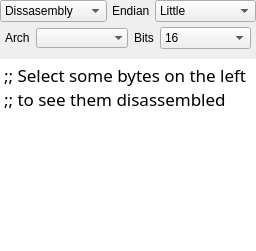
          <widget class="QWidget" name="tabDIsasm_2">
           <attribute name="title">
            <string>Parsing</string>
           </attribute>
           <layout class="QVBoxLayout" name="verticalLayout_23">
            <property name="leftMargin">
             <number>0</number>
            </property>
            <property name="topMargin">
             <number>0</number>
            </property>
            <property name="rightMargin">
             <number>0</number>
            </property>
            <property name="bottomMargin">
             <number>0</number>
            </property>
            <item>
             <layout class="QVBoxLayout" name="verticalLayout_16">
              <property name="spacing">
               <number>5</number>
              </property>
              <property name="rightMargin">
               <number>0</number>
              </property>
              <item>
               <layout class="QHBoxLayout" name="horizontalLayout_17">
                <property name="topMargin">
                 <number>0</number>
                </property>
                <item>
                 <widget class="QComboBox" name="codeCombo_2">
                  <property name="sizePolicy">
                   <sizepolicy hsizetype="Preferred" vsizetype="Fixed">
                    <horstretch>0</horstretch>
                    <verstretch>0</verstretch>
                   </sizepolicy>
                  </property>
                  <item>
                   <property name="text">
                    <string>Dissasembly</string>
                   </property>
                  </item>
                  <item>
                   <property name="text">
                    <string>String</string>
                   </property>
                  </item>
                  <item>
                   <property name="text">
                    <string>Assembler</string>
                   </property>
                  </item>
                  <item>
                   <property name="text">
                    <string>C byte array</string>
                   </property>
                  </item>
                  <item>
                   <property name="text">
                    <string>C dword array</string>
                   </property>
                  </item>
                  <item>
                   <property name="text">
                    <string>C qword array</string>
                   </property>
                  </item>
                  <item>
                   <property name="text">
                    <string>Python</string>
                   </property>
                  </item>
                  <item>
                   <property name="text">
                    <string>JSON</string>
                   </property>
                  </item>
                  <item>
                   <property name="text">
                    <string>Javascript</string>
                   </property>
                  </item>
                 </widget>
                </item>
                <item>
                 <widget class="QLabel" name="label_6">
                  <property name="sizePolicy">
                   <sizepolicy hsizetype="Fixed" vsizetype="Preferred">
                    <horstretch>0</horstretch>
                    <verstretch>0</verstretch>
                   </sizepolicy>
                  </property>
                  <property name="text">
                   <string>Endian</string>
                  </property>
                 </widget>
                </item>
                <item>
                 <widget class="QComboBox" name="comboBox_2">
                  <property name="sizeAdjustPolicy">
                   <enum>QComboBox::AdjustToMinimumContentsLength</enum>
                  </property>
                  <item>
                   <property name="text">
                    <string>Little</string>
                   </property>
                  </item>
                  <item>
                   <property name="text">
                    <string>Big</string>
                   </property>
                  </item>
                 </widget>
                </item>
               </layout>
              </item>
              <item>
               <widget class="QFrame" name="hexSideFrame_2">
                <property name="sizePolicy">
                 <sizepolicy hsizetype="Expanding" vsizetype="Fixed">
                  <horstretch>0</horstretch>
                  <verstretch>0</verstretch>
                 </sizepolicy>
                </property>
                <property name="minimumSize">
                 <size>
                  <width>0</width>
                  <height>0</height>
                 </size>
                </property>
                <property name="frameShape">
                 <enum>QFrame::NoFrame</enum>
                </property>
                <property name="frameShadow">
                 <enum>QFrame::Plain</enum>
                </property>
                <property name="lineWidth">
                 <number>0</number>
                </property>
                <layout class="QHBoxLayout" name="horizontalLayout_21">
                 <property name="sizeConstraint">
                  <enum>QLayout::SetMinimumSize</enum>
                 </property>
                 <property name="leftMargin">
                  <number>5</number>
                 </property>
                 <property name="topMargin">
                  <number>0</number>
                 </property>
                 <property name="rightMargin">
                  <number>5</number>
                 </property>
                 <property name="bottomMargin">
                  <number>5</number>
                 </property>
                 <item>
                  <widget class="QLabel" name="hexArchLabel_2">
                   <property name="sizePolicy">
                    <sizepolicy hsizetype="Fixed" vsizetype="Preferred">
                     <horstretch>0</horstretch>
                     <verstretch>0</verstretch>
                    </sizepolicy>
                   </property>
                   <property name="text">
                    <string>Arch</string>
                   </property>
                  </widget>
                 </item>
                 <item>
                  <widget class="QComboBox" name="hexArchComboBox_2">
                   <property name="sizePolicy">
                    <sizepolicy hsizetype="Preferred" vsizetype="Fixed">
                     <horstretch>0</horstretch>
                     <verstretch>0</verstretch>
                    </sizepolicy>
                   </property>
                   <property name="sizeAdjustPolicy">
                    <enum>QComboBox::AdjustToMinimumContentsLength</enum>
                   </property>
                   <property name="frame">
                    <bool>false</bool>
                   </property>
                  </widget>
                 </item>
                 <item>
                  <widget class="QLabel" name="hexBitsLabel_2">
                   <property name="sizePolicy">
                    <sizepolicy hsizetype="Fixed" vsizetype="Preferred">
                     <horstretch>0</horstretch>
                     <verstretch>0</verstretch>
                    </sizepolicy>
                   </property>
                   <property name="text">
                    <string>Bits</string>
                   </property>
                  </widget>
                 </item>
                 <item>
                  <widget class="QComboBox" name="hexBitsComboBox_2">
                   <property name="sizeAdjustPolicy">
                    <enum>QComboBox::AdjustToMinimumContentsLength</enum>
                   </property>
                   <item>
                    <property name="text">
                     <string>16</string>
                    </property>
                   </item>
                   <item>
                    <property name="text">
                     <string>32</string>
                    </property>
                   </item>
                   <item>
                    <property name="text">
                     <string>64</string>
                    </property>
                   </item>
                  </widget>
                 </item>
                </layout>
               </widget>
              </item>
              <item>
               <widget class="QPlainTextEdit" name="hexDisasTextEdit_2">
                <property name="sizePolicy">
                 <sizepolicy hsizetype="Preferred" vsizetype="Expanding">
                  <horstretch>0</horstretch>
                  <verstretch>0</verstretch>
                 </sizepolicy>
                </property>
                <property name="font">
                 <font>
                  <family>Anonymous Pro</family>
                  <pointsize>13</pointsize>
                 </font>
                </property>
                <property name="frameShape">
                 <enum>QFrame::NoFrame</enum>
                </property>
                <property name="lineWidth">
                 <number>0</number>
                </property>
                <property name="plainText">
                 <string>;; Select some bytes on the left
;; to see them disassembled</string>
                </property>
               </widget>
              </item>
             </layout>
            </item>
           </layout>
          </widget>
